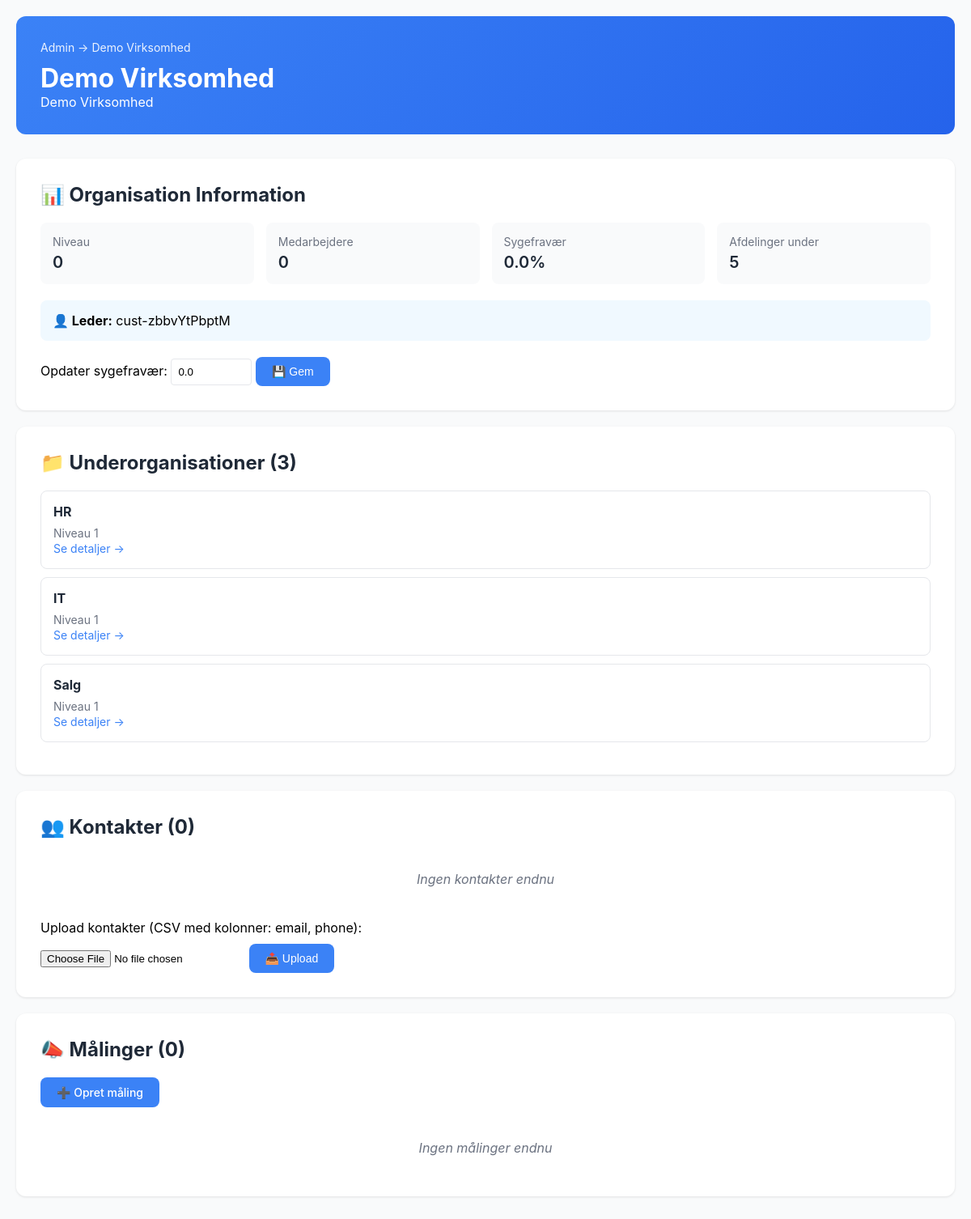
The app's page /admin/unit/unit-Z2uxnDWBRWg (signed in) with its own data.
### tables this page shows
CREATE TABLE organizational_units (
                id TEXT PRIMARY KEY,
                parent_id TEXT,
                name TEXT NOT NULL,
                full_path TEXT NOT NULL,
                level INTEGER NOT NULL DEFAULT 0,
                
                -- Leder info (kan være på alle niveauer)
                leader_name TEXT,
                leader_email TEXT,
                
                -- Metrics (typisk på leaf nodes, men kan være alle steder)
                employee_count INTEGER DEFAULT 0,
                sick_leave_percent REAL DEFAULT 0,
                
                created_at TIMESTAMP DEFAULT CURRENT_TIMESTAMP, customer_id TEXT REFERENCES customers(id) ON DELETE CASCADE,
                
                FOREIGN KEY (parent_id) REFERENCES organizational_units(id) ON DELETE CASCADE
            );

### admin_app.py (the view)
@app.route('/admin/unit/<unit_id>')
@login_required
def view_unit(unit_id):
    user = get_current_user()
    with get_db() as conn:
        where_clause, params = get_customer_filter(user['role'], user['customer_id'])
        unit = conn.execute(
            f"SELECT * FROM organizational_units ou WHERE ou.id = ? AND ({where_clause})",
            [unit_id] + params
        ).fetchone()
        if not unit:
            flash("Unit ikke fundet eller ingen adgang", 'error')
            return redirect(url_for('admin_home'))
        contacts = conn.execute(
            "SELECT * FROM contacts WHERE unit_id = ?",
            (unit_id,)
        ).fetchall()
    breadcrumbs = get_unit_path(unit_id)
    children = get_unit_children(unit_id, recursive=False)
    leaf_units = get_leaf_units(unit_id)
    with get_db() as conn:
        campaigns = conn.execute("""
            SELECT c.*,
                   COUNT(DISTINCT t.token) as tokens_sent,
                   SUM(CASE WHEN t.is_used = 1 THEN 1 ELSE 0 END) as tokens_used
            FROM campaigns c
            LEFT JOIN tokens t ON c.id = t.campaign_id
            WHERE c.target_unit_id = ?
            GROUP BY c.id
            ORDER BY c.created_at DESC
        """, (unit_id,)).fetchall()
    return render_template('admin/view_unit.html',
        unit=dict(unit),
        breadcrumbs=breadcrumbs,
        children=children,
        leaf_units=leaf_units,
        campaigns=[dict(c) for c in campaigns],
        contacts=[dict(c) for c in contacts])

### admin_app.py (called while the page is built)
def login_required(f):
    @wraps(f)
    def decorated_function(*args, **kwargs):
        if 'user' not in session:
            flash('Du skal være logget ind for at se denne side', 'error')
            return redirect(url_for('login'))
        return f(*args, **kwargs)
    return decorated_function

def get_current_user():
    return session.get('user')

### db_hierarchical.py (called while the page is built, shortened)
@contextmanager
def get_db():
    conn = sqlite3.connect(DB_PATH, timeout=30.0)
    conn.row_factory = sqlite3.Row
    conn.execute("PRAGMA journal_mode=WAL")
    try:
        yield conn
        conn.commit()
    finally:
        conn.close()

def get_unit_children(unit_id: str, recursive: bool = False) -> List[Dict]:
    with get_db() as conn:
        if recursive:
            rows = conn.execute("""
                WITH RECURSIVE subtree AS (
                    SELECT * FROM organizational_units WHERE parent_id = ?
                    UNION ALL
                    SELECT ou.* FROM organizational_units ou
                    JOIN subtree st ON ou.parent_id = st.id
                )
                SELECT * FROM subtree
                ORDER BY level, name
            """, (unit_id,)).fetchall()
        else:
            rows = conn.execute("""
                SELECT * FROM organizational_units
                WHERE parent_id = ?
                ORDER BY name
            """, (unit_id,)).fetchall()
        return [dict(row) for row in rows]

def get_leaf_units(parent_unit_id: Optional[str] = None) -> List[Dict]:
    with get_db() as conn:
        if parent_unit_id:
            rows = conn.execute("""
                WITH RECURSIVE subtree AS (
                    SELECT * FROM organizational_units WHERE id = ?
                    UNION ALL
                    SELECT ou.* FROM organizational_units ou
                    JOIN subtree st ON ou.parent_id = st.id
                )
                SELECT st.* FROM subtree st
                LEFT JOIN organizational_units children ON st.id = children.parent_id
                WHERE children.id IS NULL
                ORDER BY st.full_path
            """, (parent_unit_id,)).fetchall()
        return [dict(row) for row in rows]

### db_multitenant.py (called while the page is built)
def get_customer_filter(user_role: str, customer_id: Optional[str]) -> tuple:
    if customer_id:
        return ("ou.customer_id = ?", [customer_id])
    else:
        return ("1=1", [])

### templates/admin/view_unit.html (shortened to what this page needs)
<!DOCTYPE html>
<html>
<head>
</head>
<body>
    <div class="container">
        <div class="header">
            <div class="breadcrumbs">
                <a href="/admin">Admin</a>
                {% for bc in breadcrumbs %}
                    → <a href="/admin/unit/{{ bc.id }}">{{ bc.name }}</a>
                {% endfor %}
            </div>
            <h1>{{ unit.name }}</h1>
            <p>{{ unit.full_path }}</p>
        </div>
        <div class="card">
            <h2>📊 Organisation Information</h2>
            <div class="info-grid">
                <div class="info-item">
                    <div class="label">Niveau</div>
                    <div class="value">{{ unit.level }}</div>
                </div>
                <div class="info-item">
                    <div class="label">Medarbejdere</div>
                    <div class="value">{{ unit.employee_count }}</div>
                </div>
                <div class="info-item">
                    <div class="label">Sygefravær</div>
                    <div class="value">{{ "%.1f"|format(unit.sick_leave_percent) }}%</div>
                </div>
                <div class="info-item">
                    <div class="label">Afdelinger under</div>
                    <div class="value">{{ leaf_units|length }}</div>
                </div>
            </div>
            {% if unit.leader_name %}
            <div style="margin-top: 20px; padding: 15px; background: #f0f9ff; border-radius: 8px;">
                <strong>👤 Leder:</strong> {{ unit.leader_name }}
            </div>
            {% endif %}
            <div style="margin-top: 20px;">
                <form method="POST" action="/admin/unit/{{ unit.id }}/sick_leave" style="display: inline-block; margin-right: 10px;">
                    <label>Opdater sygefravær:</label>
                    <input type="number" name="sick_leave_percent" step="0.1" value="{{ unit.sick_leave_percent }}" style="padding: 8px; border: 1px solid #e5e7eb; border-radius: 4px; width: 100px;">
                    <button type="submit" class="btn">💾 Gem</button>
                </form>
            </div>
        </div>
        {% if children %}
        <div class="card">
            <h2>📁 Underorganisationer ({{ children|length }})</h2>
            {% for child in children %}
            <div class="unit-card">
                <h4>{{ child.name }}</h4>
                <p class="meta">
                    Niveau {{ child.level }}
                </p>
                <a href="/admin/unit/{{ child.id }}">Se detaljer →</a>
            </div>
            {% endfor %}
        </div>
        {% endif %}
        <div class="card">
            <h2>👥 Kontakter ({{ contacts|length }})</h2>
            {% if contacts %}
            <table>
                <thead>
                    <tr>
                        <th>Email</th>
                        <th>Telefon</th>
                    </tr>
                </thead>
                <tbody>
                    {% for contact in contacts %}
                    <tr>
                        <td>{{ contact.email or '-' }}</td>
                        <td>{{ contact.phone or '-' }}</td>
                    </tr>
                    {% endfor %}
                </tbody>
            </table>
            {% else %}
            <div class="empty">Ingen kontakter endnu</div>
            {% endif %}
            <form method="POST" action="/admin/unit/{{ unit.id }}/contacts/upload" enctype="multipart/form-data" style="margin-top: 20px;">
                <label>Upload kontakter (CSV med kolonner: email, phone):</label><br>
                <input type="file" name="file" accept=".csv" style="margin-top: 10px;">
                <button type="submit" class="btn" style="margin-top: 10px;">📤 Upload</button>
            </form>
        </div>
        <div class="card">
            <h2>📣 Målinger ({{ campaigns|length }})</h2>
            <div style="margin-bottom: 20px;">
                <a href="/admin/campaign/new" class="btn">➕ Opret måling</a>
            </div>
            {% if campaigns %}
            <table>
                <thead>
                    <tr>
                        <th>Navn</th>
                        <th>Periode</th>
                        <th>Sendt</th>
                        <th>Response rate</th>
                        <th></th>
                    </tr>
                </thead>
                <tbody>
                    {% for campaign in campaigns %}
                    <tr>
                        <td>{{ campaign.name }}</td>
                        <td>{{ campaign.period }}</td>
                        <td>{{ campaign.tokens_sent or 0 }}</td>
                        <td>
                            {% if campaign.tokens_sent %}
                            {{ "%.1f"|format((campaign.tokens_used or 0) * 100.0 / campaign.tokens_sent) }}%
                            {% else %}
                            -
                            {% endif %}
                        </td>
                        <td><a href="/admin/campaign/{{ campaign.id }}">Se →</a></td>
                    </tr>
                    {% endfor %}
                </tbody>
            </table>
            {% else %}
            <div class="empty">Ingen målinger endnu</div>
            {% endif %}
        </div>
    </div>
</body>
</html>

### templates/admin/view_unit.html (style rules this page uses)
* { margin: 0; padding: 0; box-sizing: border-box; }
body { font-family: -apple-system, BlinkMacSystemFont, 'Segoe UI', Arial, sans-serif; background: #f9fafb; padding: 20px; }
.container { max-width: 1200px; margin: 0 auto; }
.header { background: linear-gradient(135deg, #3b82f6 0%, #2563eb 100%); color: white; padding: 30px; border-radius: 12px; margin-bottom: 30px; }
.breadcrumbs { font-size: 0.875rem; opacity: 0.9; margin-bottom: 10px; }
.breadcrumbs a { color: white; text-decoration: none; }
.card { background: white; border-radius: 12px; padding: 30px; margin-bottom: 20px; box-shadow: 0 1px 3px rgba(0,0,0,0.1); }
.card h2 { margin-bottom: 20px; color: #1f2937; }
.btn { background: #3b82f6; color: white; padding: 10px 20px; text-decoration: none; border-radius: 8px; display: inline-block; font-weight: 500; border: none; cursor: pointer; font-size: 0.875rem; }
.info-grid { display: grid; grid-template-columns: repeat(auto-fit, minmax(200px, 1fr)); gap: 15px; margin: 20px 0; }
.info-item { background: #f9fafb; padding: 15px; border-radius: 8px; }
.info-item .label { color: #6b7280; font-size: 0.875rem; margin-bottom: 5px; }
.info-item .value { color: #1f2937; font-size: 1.25rem; font-weight: 600; }
.unit-card { border: 1px solid #e5e7eb; padding: 15px; margin: 10px 0; border-radius: 8px; }
.unit-card h4 { color: #1f2937; margin-bottom: 8px; }
.unit-card .meta { color: #6b7280; font-size: 0.875rem; }
.unit-card a { color: #3b82f6; text-decoration: none; font-size: 0.875rem; }
.empty { color: #6b7280; font-style: italic; padding: 20px; text-align: center; }

### records on screen
organizational_units: name "Demo Virksomhed", full_path "Demo Virksomhed", level "0", employee_count "0", sick_leave_percent "0.0", leader_name "cust-zbbvYtPbptM"
organizational_units: name "HR", level "1"
organizational_units: name "IT", level "1"
organizational_units: name "Salg", level "1"

### other values on screen
{{ leaf_units|length }} "5"
{{ children|length }} "3"
{{ contacts|length }} "0"
{{ campaigns|length }} "0"
